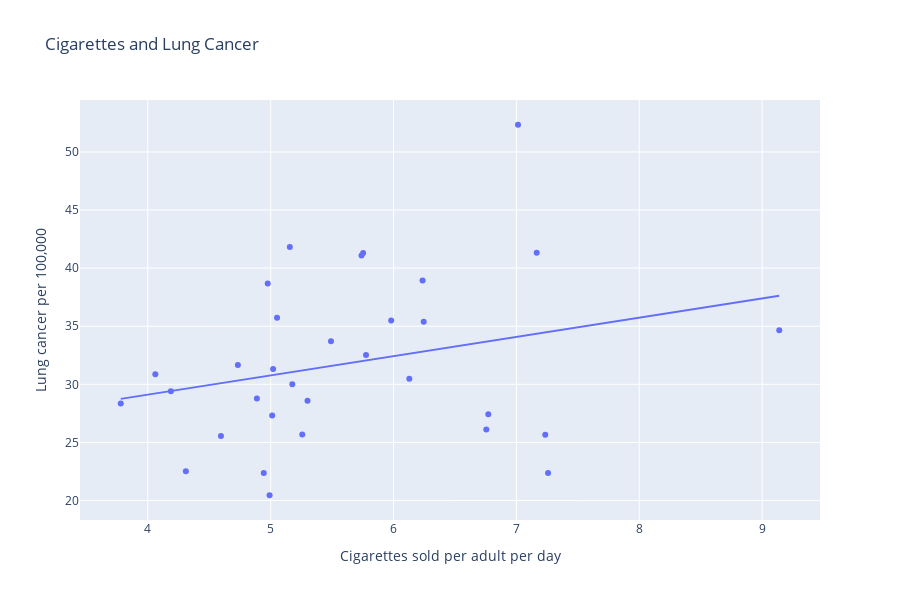

Notebook source saved alongside this figure:
### Code cell
fig = px.scatter(df2, x="Cig_sold_per_adult_per_day", y="Lung cancer(per 100,000)",title="Cigarettes and Lung Cancer", trendline="ols")

fig.update_xaxes(title='Cigarettes sold per adult per day')
fig.update_yaxes(title='Lung cancer per 100,000')

fig.show()

### Figure 1 — Plotly figure (JSON) as saved in the notebook; plotly's stock layout.template omitted (floating-point values rounded to 4 significant figures)
{"data": [{"hoverlabel": {"namelength": 0}, "hovertemplate": "Cig_sold_per_adult_per_day=%{x}<br>Lung cancer(per 100,000)=%{y}", "legendgroup": "", "marker": {"color": "#636efa", "symbol": "circle"}, "mode": "markers", "name": "", "showlegend": false, "type": "scatter", "x": [5.257, 6.236, 7.235, 4.976, 5.981, 6.245, 5.752, 5.02, 4.31, 4.733, 5.3, 9.139, 7.013, 4.062, 5.491, 4.944, 5.176, 7.258, 4.188, 4.888, 5.739, 3.78, 4.595, 7.165, 4.991, 5.012, 6.129, 5.776, 6.771, 6.755, 5.052, 5.156], "xaxis": "x", "y": [25.69, 38.94, 25.66, 38.67, 35.49, 35.39, 41.29, 31.32, 22.52, 31.66, 28.58, 34.66, 52.34, 30.87, 33.7, 22.36, 30.0, 22.36, 29.41, 28.78, 41.08, 28.35, 25.56, 41.33, 20.45, 27.31, 30.49, 32.52, 27.42, 26.11, 35.73, 41.82], "yaxis": "y"}, {"hoverlabel": {"namelength": 0}, "hovertemplate": "<b>OLS trendline</b><br>Lung cancer(per 100,000) = 1.655050 * Cig_sold_per_adult_per_day + 22.492446<br>R<sup>2</sup>=0.071406<br><br>Cig_sold_per_adult_per_day=%{x}<br>Lung cancer(per 100,000)=%{y} <b>(trend)</b>", "legendgroup": "", "marker": {"color": "#636efa", "symbol": "circle"}, "mode": "lines", "name": "", "showlegend": false, "type": "scatter", "x": [3.78, 4.062, 4.188, 4.31, 4.595, 4.733, 4.888, 4.944, 4.976, 4.991, 5.012, 5.02, 5.052, 5.156, 5.176, 5.257, 5.3, 5.491, 5.739, 5.752, 5.776, 5.981, 6.129, 6.236, 6.245, 6.755, 6.771, 7.013, 7.165, 7.235, 7.258, 9.139], "xaxis": "x", "y": [28.75, 29.21, 29.42, 29.63, 30.1, 30.33, 30.58, 30.68, 30.73, 30.75, 30.79, 30.8, 30.85, 31.03, 31.06, 31.19, 31.26, 31.58, 31.99, 32.01, 32.05, 32.39, 32.64, 32.81, 32.83, 33.67, 33.7, 34.1, 34.35, 34.47, 34.5, 37.62], "yaxis": "y"}], "layout": {"height": 600, "legend": {"tracegroupgap": 0}, "title": {"text": "Cigarettes and Lung Cancer"}, "xaxis": {"anchor": "y", "domain": [0, 1], "title": {"text": "Cigarettes sold per adult per day"}}, "yaxis": {"anchor": "x", "domain": [0, 1], "title": {"text": "Lung cancer per 100,000"}}}}
